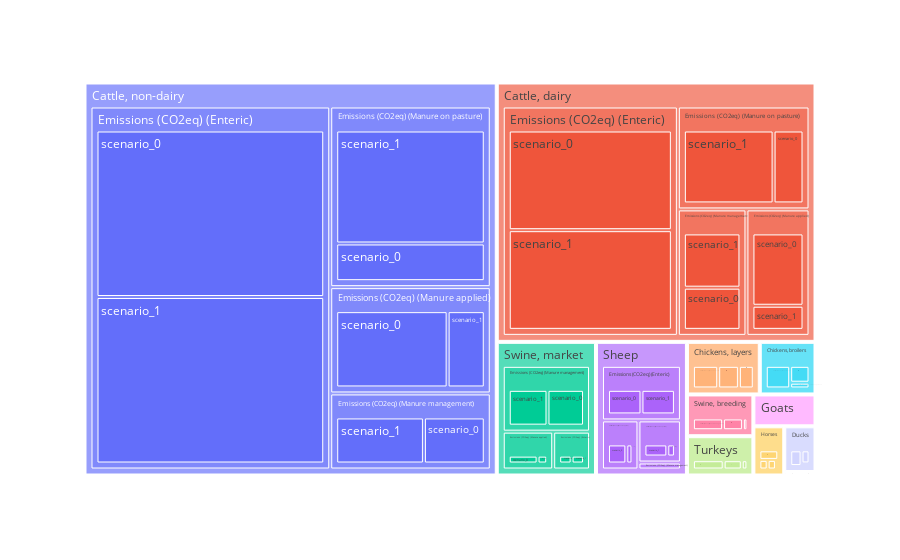

Notebook code for this chart:
### Code cell
import plotly.express as px
fig = px.treemap(df.query('Variable != "Non-CO2 agricultural emissions"'), path=['Item','name', 'scenario'], values='Value')
fig

### Figure 1 — Plotly figure (JSON) as saved in the notebook; plotly's stock layout.template omitted (floating-point values rounded to 4 significant figures; data arrays with more than 128 entries replaced by an {"elided": "..."} marker saying what was removed)
{"data": [{"branchvalues": "total", "domain": {"x": [0, 1], "y": [0, 1]}, "hovertemplate": "labels=%{label}<br>Value=%{value}<br>parent=%{parent}<br>id=%{id}<extra></extra>", "ids": {"elided": "151 str values"}, "labels": {"elided": "151 str values"}, "name": "", "parents": {"elided": "151 str values"}, "type": "treemap", "values": {"elided": "151 float values"}}], "layout": {"legend": {"tracegroupgap": 0}, "margin": {"t": 60}}}
